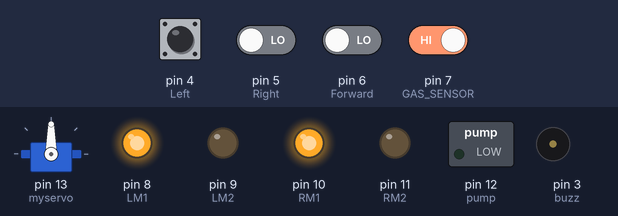
Bench run of a sketch on a simulated Arduino Uno, built with avr-gcc and run on an emulated ATmega328P. Parts: servo, switched loads named in the sketch (green lamp = pin HIGH), output pins drawn as LEDs (lit = HIGH), buzzer (waves = sounding, pin HIGH). Inputs (shaded band) come from the test bench; at power-on: pin 7 (GAS_SENSOR) HIGH, pin 4 (Left), pin 5 (Right), pin 6 (Forward) LOW.

Above: at 13.59 s.
14.4 s: pin 6 (Forward) driven HIGH
At 20.9 s:
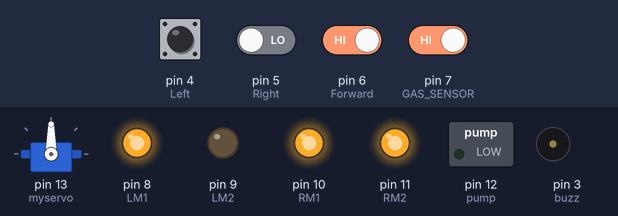
22.0 s: pin 7 (GAS_SENSOR) driven LOW
At 22.3 s:
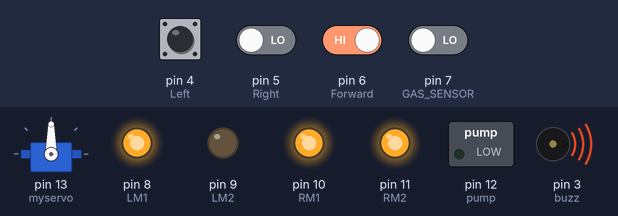
35.2 s: pin 4 (Left) pulled HIGH for 3 s
At 38.3 s:
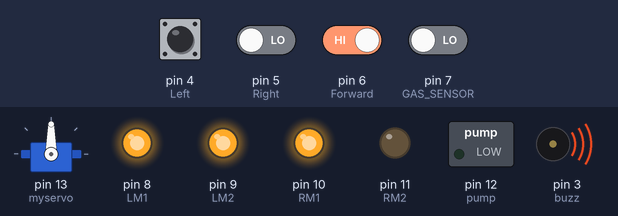
44.0 s: pin 6 (Forward) driven LOW
At 48.6 s:
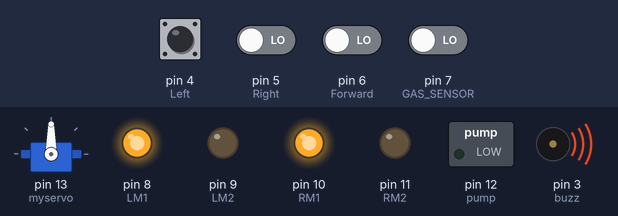
57.2 s: pin 7 (GAS_SENSOR) driven HIGH
64.8 s: pin 4 (Left) driven HIGH and pin 5 (Right) driven HIGH and pin 6 (Forward) driven HIGH and pin 7 (GAS_SENSOR) driven LOW
At 67.9 s:
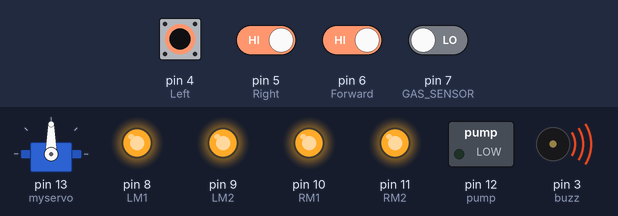
Timing chart, 0 to 73.2 s (numbered marks = the images above; inputs shaded):
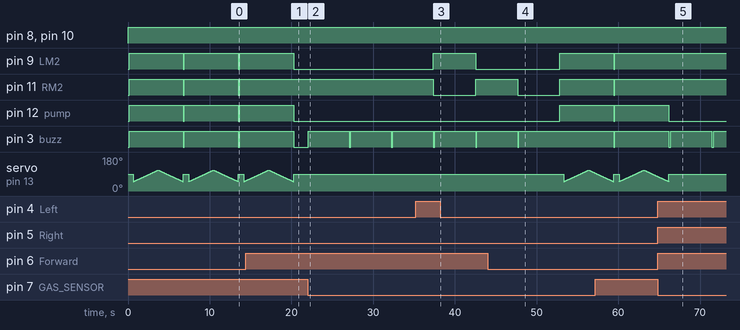

The sketch:

code.ino
```cpp
#include <Servo.h>            //include servo.h library
//#include <SoftwareSerial.h>  //include SoftwareSerial.h library

Servo myservo;

int pos = 0;
boolean fire = false;


/*
const String PHONE = "+91****"; //use your number with country code

#define rxPin 2
#define txPin 3
SoftwareSerial sim800L(rxPin,txPin);
*/
#define buzz 3          // buzzer
#define Left 4          // left sensor
#define Right 5         // right sensor
#define Forward 6       //front sensor
#define GAS_SENSOR 7    //Gas sensor
#define LM1 8           // left motor
#define LM2 9           // left motor
#define RM1 10          // right motor
#define RM2 11          // right motor
#define pump 12         //water pumb


void setup()
{
  pinMode(Left, INPUT);
  pinMode(Right, INPUT);
  pinMode(Forward, INPUT);
  pinMode(GAS_SENSOR, INPUT);
  pinMode(LM1, OUTPUT);
  pinMode(LM2, OUTPUT);
  pinMode(RM1, OUTPUT);
  pinMode(RM2, OUTPUT);
  pinMode(pump, OUTPUT);
  pinMode(buzz, OUTPUT);

  myservo.attach(13);
  myservo.write(90);

//  while(sim800L.available()){
//  Serial.println(sim800L.readString());
//  }

}

void put_off_fire()
{
    digitalWrite(LM1, HIGH);
    digitalWrite(LM2, HIGH);
    digitalWrite(RM1, HIGH);
    digitalWrite(RM2, HIGH);
    digitalWrite(pump,HIGH);
    digitalWrite(buzz,HIGH);
    delay(500);


    for (pos = 50; pos <= 110; pos += 1) {
    myservo.write(pos);
    delay(50);
  }
  for (pos = 110; pos >= 50; pos -= 1) {
    myservo.write(pos);
    delay(50);
  }
  digitalWrite(buzz,LOW);
  digitalWrite(pump,LOW);
  myservo.write(90);
  fire=false;
}

void loop()
{
  myservo.write(90); //Sweep_Servo();
  if (digitalRead(Left) ==1 && digitalRead(Right)==1 && digitalRead(Forward) ==1)
    {
    delay(90);
    digitalWrite(LM1, HIGH);
    digitalWrite(LM2, HIGH);
    digitalWrite(RM1, HIGH);
    digitalWrite(RM2, HIGH);
    }
    else if (digitalRead(Forward) ==0)
    {
    digitalWrite(LM1, HIGH);
    digitalWrite(LM2, LOW);
    digitalWrite(RM1, HIGH);
    digitalWrite(RM2, LOW);
    fire = true;

    }

    else if (digitalRead(Left) ==0)
    {
    digitalWrite(LM1, HIGH);
    digitalWrite(LM2, LOW);
    digitalWrite(RM1, HIGH);
    digitalWrite(RM2, HIGH);
    }

    else if (digitalRead(Right) ==0)
    {
    digitalWrite(LM1, HIGH);
    digitalWrite(LM2, HIGH);
    digitalWrite(RM1, HIGH);
    digitalWrite(RM2, LOW);
    }
    delay(150);//change this value to change the distance

     if(digitalRead(GAS_SENSOR)== 0)
    {
     Serial.println("Gas is Detected.");
     digitalWrite(buzz,HIGH);
     delay(5000);
     digitalWrite(buzz,LOW);
    //send_sms();
    }

     while (fire == true)
     {
      put_off_fire();
/*      Serial.println("Fire Detected.");
      send_sms();*/
     }
}

/*void send_sms()
{
    Serial.println("sending sms....");
    delay(50);
    sim800L.print("AT+CMGF=1\r");
    delay(1000);
    sim800L.print("AT+CMGS=\""+PHONE+"\"\r");
    delay(1000);
    sim800L.print("Gas Detected");
    delay(100);
    sim800L.write(0x1A);
    delay(5000);
}*/
```

Measured:
- after the input at 14.4 s, pin 9 (LM2), pin 12 (pump), pin 3 (buzz): goes on until 20.3 s, then stays LOW; pin 11 (RM2): stays HIGH (without the input it goes to LOW after 5.9 s)
- after the input at 22.0 s, pin 3 (buzz): alternates HIGH for 5.0 s and LOW for 0.15 s, starting after 0.08 s
- after the input at 35.2 s, pin 9 (LM2): LOW → HIGH after 2.2 s, → LOW 5.2 s later; pin 11 (RM2): HIGH → LOW after 2.2 s, → HIGH 5.2 s later
- after the input at 44.0 s, pin 9 (LM2), pin 12 (pump): LOW → HIGH after 8.8 s; pin 11 (RM2): HIGH → LOW after 3.7 s, → HIGH 5.2 s later; pin 3 (buzz): goes on until 47.8 s, then stays HIGH
- after the input at 64.8 s, pin 9 (LM2), pin 11 (RM2): stops changing and stays HIGH; pin 12 (pump): goes on until 66.2 s, then stays LOW
- by itself, pin 9 (LM2), pin 11 (RM2), pin 12 (pump), pin 3 (buzz): alternates HIGH for 6.6 s and LOW for 0.15 s
